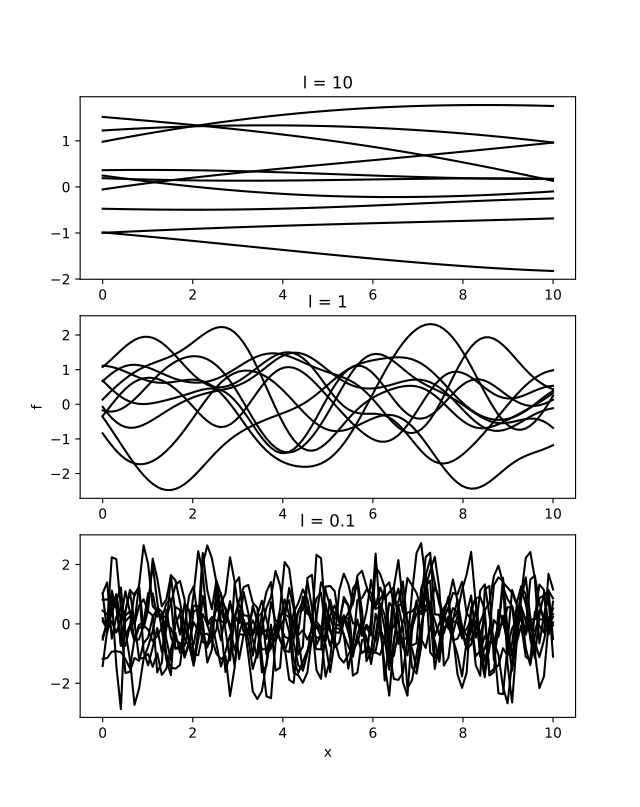

Python code for this plot:
import numpy as np
import matplotlib.pyplot as plt

N = 100
X = np.linspace(0,10,N)
K = np.zeros([N,N])

def FindK(X,L):
    for i in range(N):
        for j in range(N):
            K[i,j] = np.exp(-1/(2*L**2) * (X[i]-X[j])**2 )
    return K

m = np.zeros(N)

plt.subplot(3,1,1)
K = FindK(X,10.0)
for i in range(10):
    f = np.random.multivariate_normal(m,K)
    plt.plot(X,f,color='black',label='l = 10')
    #if i == 0:
    #    plt.legend(location=1)
plt.title('l = 10')

plt.subplot(3,1,2)
K = FindK(X,1.0)
for i in range(10):
    f = np.random.multivariate_normal(m,K)
    plt.plot(X,f,color='black',label='l = 1')
    #if i == 0:
    #    plt.legend()
plt.ylabel('f')
plt.title('l = 1')

plt.subplot(3,1,3)
K = FindK(X,0.1)
for i in range(10):
    f = np.random.multivariate_normal(m,K)
    plt.plot(X,f,color='black',label='l = 0.1')
    #if i == 0:
    #    plt.legend()
plt.xlabel('x')
plt.title('l = 0.1')


plt.show()
